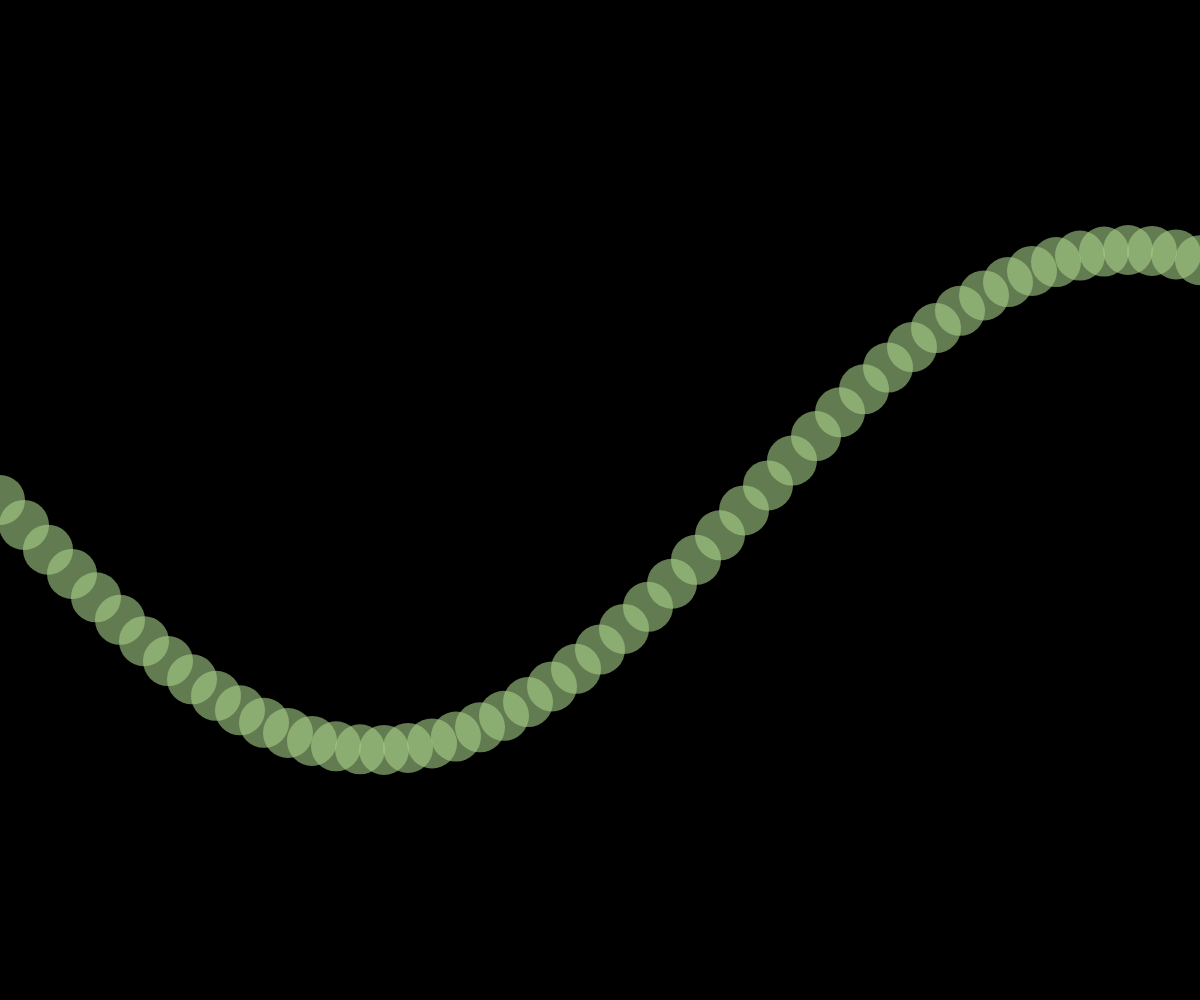
Frame 1 (no input)
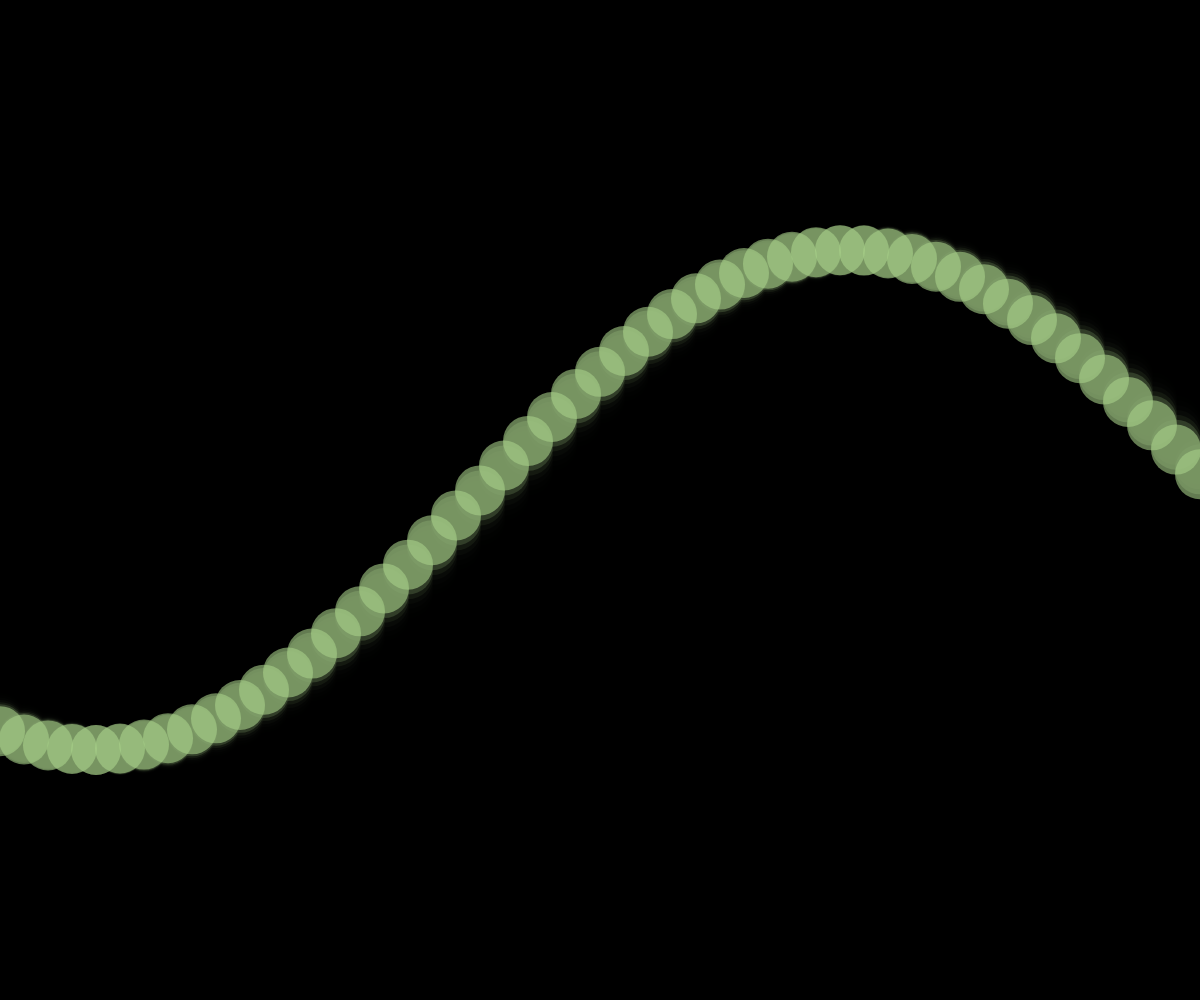
Frame 60 (no input)
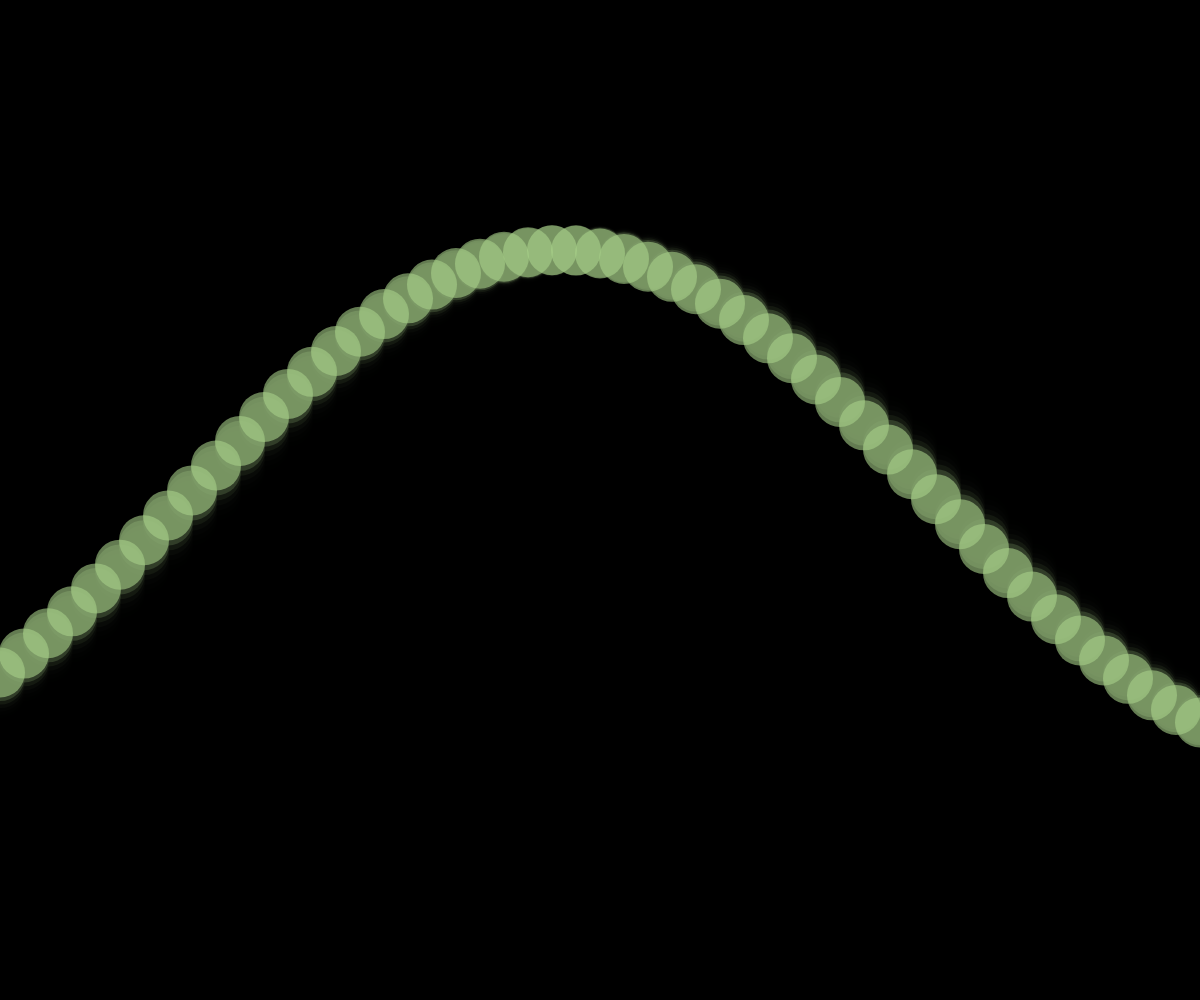
Frame 120 (the mouse pressed at the canvas centre since frame 60)

The p5.js sketch that drew these frames (run headless with seeded random() and noise() and a simulated clock; from frame 60 on, the mouse is pressed at the canvas centre):

// p5.js sketch
// ── sketch.js
// ------------------------------------------------- //
// 07/04/2018
// Evan MacHale - N00150552
// Interactive Graphics Module Year 3
// The Nature of Code by Daniel Shiffman
// Oscillation // Oscillation and Angular Velocity
// http://natureofcode.com/book/chapter-3-oscillation/
// ------------------------------------------------- //
var aVelocity = 0.1;
var startAngle = 0;

function setup() {
  createCanvas(windowWidth,windowHeight);
  background(0);
}

// ------------------------------------------------- //
function draw() {
  noStroke();
  fill(0,150);
  rect(0,0,windowWidth,windowHeight);
  // Variable dedicated to tracking value of angle
  // the wave should start with
  var angle = startAngle;

  fill(169, 209, 139, 150);
  for (var i = 0; i <= windowWidth; i += 24) {
    // Calculate y according to amplitude + sine of angle
    var y = map(sin(angle),-1,1,0,windowHeight/2);
    ellipse(i,y+windowHeight/4,50,50);
    // Increment angle according to 'aVelocity'
    angle += aVelocity;
  }
  // Increments w/ own velocity
  startAngle += 0.02;
}
